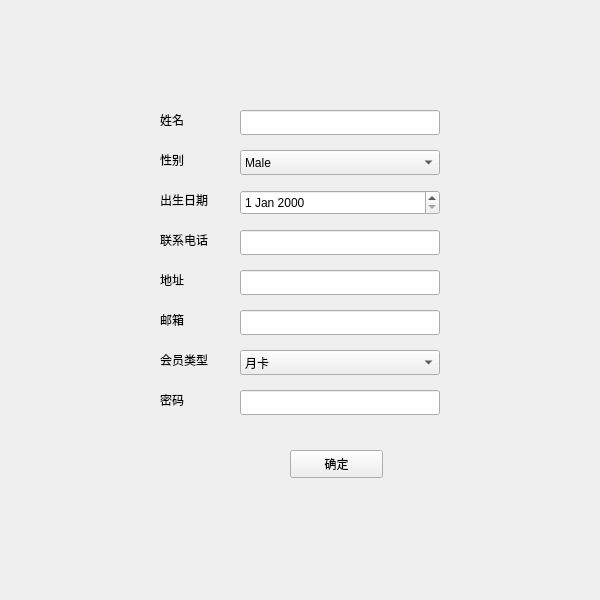
<?xml version="1.0" encoding="UTF-8"?>
<ui version="4.0">
 <class>registerwidget</class>
 <widget class="QWidget" name="registerwidget">
  <property name="geometry">
   <rect>
    <x>0</x>
    <y>0</y>
    <width>600</width>
    <height>600</height>
   </rect>
  </property>
  <property name="windowTitle">
   <string>新会员注册</string>
  </property>
  <widget class="QLabel" name="label">
   <property name="geometry">
    <rect>
     <x>160</x>
     <y>110</y>
     <width>69</width>
     <height>19</height>
    </rect>
   </property>
   <property name="text">
    <string>姓名</string>
   </property>
  </widget>
  <widget class="QLineEdit" name="namelineEdit">
   <property name="geometry">
    <rect>
     <x>240</x>
     <y>110</y>
     <width>200</width>
     <height>25</height>
    </rect>
   </property>
  </widget>
  <widget class="QLabel" name="label_2">
   <property name="geometry">
    <rect>
     <x>160</x>
     <y>150</y>
     <width>69</width>
     <height>19</height>
    </rect>
   </property>
   <property name="text">
    <string>性别</string>
   </property>
  </widget>
  <widget class="QComboBox" name="gendercomboBox">
   <property name="geometry">
    <rect>
     <x>240</x>
     <y>150</y>
     <width>200</width>
     <height>25</height>
    </rect>
   </property>
   <item>
    <property name="text">
     <string>Male</string>
    </property>
   </item>
   <item>
    <property name="text">
     <string>Female</string>
    </property>
   </item>
   <item>
    <property name="text">
     <string>Other</string>
    </property>
   </item>
  </widget>
  <widget class="QLabel" name="label_3">
   <property name="geometry">
    <rect>
     <x>160</x>
     <y>190</y>
     <width>69</width>
     <height>19</height>
    </rect>
   </property>
   <property name="text">
    <string>出生日期</string>
   </property>
  </widget>
  <widget class="QDateEdit" name="dateEdit">
   <property name="geometry">
    <rect>
     <x>240</x>
     <y>190</y>
     <width>200</width>
     <height>25</height>
    </rect>
   </property>
  </widget>
  <widget class="QLabel" name="label_4">
   <property name="geometry">
    <rect>
     <x>160</x>
     <y>230</y>
     <width>69</width>
     <height>19</height>
    </rect>
   </property>
   <property name="text">
    <string>联系电话</string>
   </property>
  </widget>
  <widget class="QLineEdit" name="phonelineEdit">
   <property name="geometry">
    <rect>
     <x>240</x>
     <y>230</y>
     <width>200</width>
     <height>25</height>
    </rect>
   </property>
  </widget>
  <widget class="QLabel" name="label_5">
   <property name="geometry">
    <rect>
     <x>160</x>
     <y>270</y>
     <width>69</width>
     <height>19</height>
    </rect>
   </property>
   <property name="text">
    <string>地址</string>
   </property>
  </widget>
  <widget class="QLineEdit" name="addresslineEdit">
   <property name="geometry">
    <rect>
     <x>240</x>
     <y>270</y>
     <width>200</width>
     <height>25</height>
    </rect>
   </property>
  </widget>
  <widget class="QLabel" name="label_6">
   <property name="geometry">
    <rect>
     <x>160</x>
     <y>310</y>
     <width>69</width>
     <height>19</height>
    </rect>
   </property>
   <property name="text">
    <string>邮箱</string>
   </property>
  </widget>
  <widget class="QLineEdit" name="emaillineEdit">
   <property name="geometry">
    <rect>
     <x>240</x>
     <y>310</y>
     <width>200</width>
     <height>25</height>
    </rect>
   </property>
  </widget>
  <widget class="QLabel" name="label_7">
   <property name="geometry">
    <rect>
     <x>160</x>
     <y>350</y>
     <width>69</width>
     <height>19</height>
    </rect>
   </property>
   <property name="text">
    <string>会员类型</string>
   </property>
  </widget>
  <widget class="QComboBox" name="typecomboBox_2">
   <property name="geometry">
    <rect>
     <x>240</x>
     <y>350</y>
     <width>200</width>
     <height>25</height>
    </rect>
   </property>
   <item>
    <property name="text">
     <string>月卡</string>
    </property>
   </item>
   <item>
    <property name="text">
     <string>季卡</string>
    </property>
   </item>
   <item>
    <property name="text">
     <string>年卡</string>
    </property>
   </item>
  </widget>
  <widget class="QLabel" name="label_8">
   <property name="geometry">
    <rect>
     <x>160</x>
     <y>390</y>
     <width>69</width>
     <height>19</height>
    </rect>
   </property>
   <property name="text">
    <string>密码</string>
   </property>
  </widget>
  <widget class="QLineEdit" name="pwlineEdit">
   <property name="geometry">
    <rect>
     <x>240</x>
     <y>390</y>
     <width>200</width>
     <height>25</height>
    </rect>
   </property>
  </widget>
  <widget class="QPushButton" name="yesButton">
   <property name="geometry">
    <rect>
     <x>290</x>
     <y>450</y>
     <width>93</width>
     <height>28</height>
    </rect>
   </property>
   <property name="text">
    <string>确定</string>
   </property>
  </widget>
 </widget>
 <resources/>
 <connections/>
</ui>
